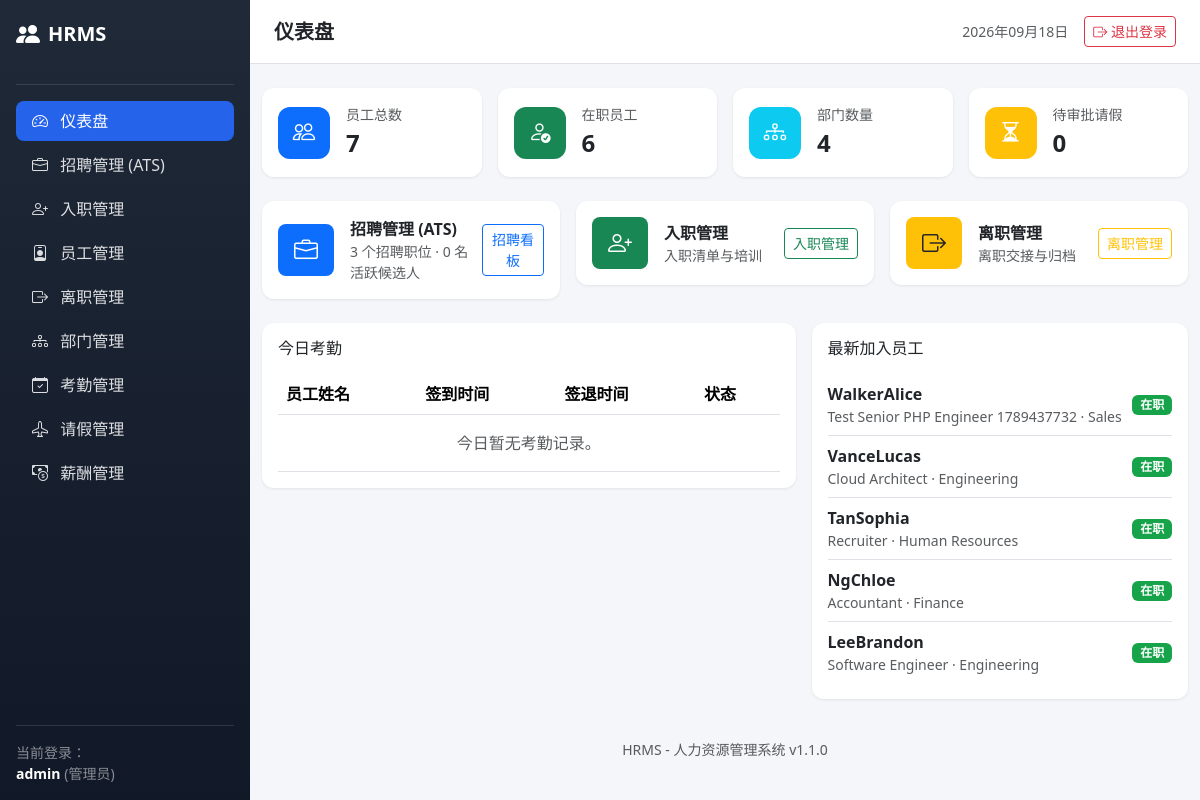
The app's page /public/index.php (signed in), older data.
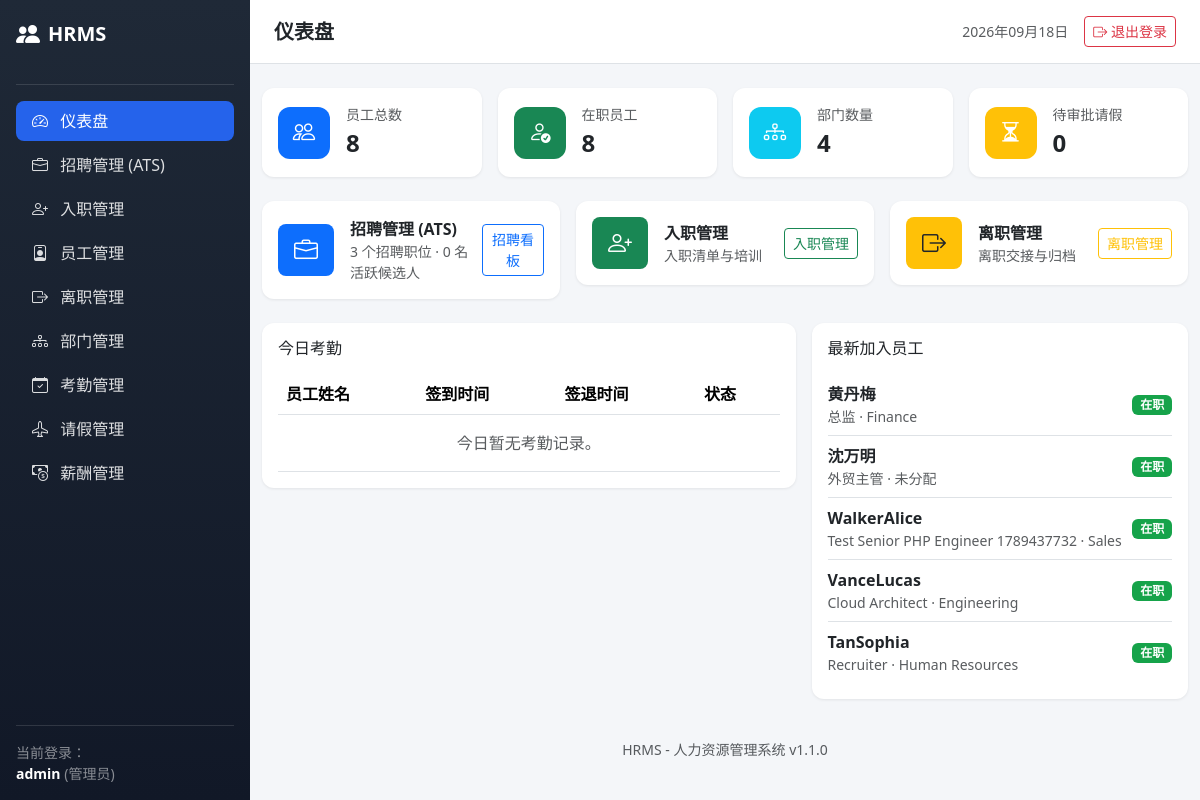
The same page, newer data.
### tables this page shows
CREATE TABLE employees (
    id INTEGER PRIMARY KEY AUTOINCREMENT,
    employee_code TEXT NOT NULL UNIQUE,
    first_name TEXT NOT NULL,
    last_name TEXT NOT NULL,
    email TEXT NOT NULL UNIQUE,
    phone TEXT,
    gender TEXT CHECK (gender IN ('Male', 'Female', 'Other') OR gender IS NULL),
    dob TEXT,
    address TEXT,
    department_id INTEGER,
    designation TEXT,
    hire_date TEXT,
    salary NUMERIC NOT NULL DEFAULT 0,
    status TEXT NOT NULL DEFAULT 'Active' CHECK (status IN ('Active', 'Inactive', 'Terminated')),
    created_at TEXT NOT NULL DEFAULT CURRENT_TIMESTAMP,
    updated_at TEXT NOT NULL DEFAULT CURRENT_TIMESTAMP, id_number TEXT, ethnicity TEXT, household_address TEXT, emergency_contact TEXT, emergency_relation TEXT, emergency_phone TEXT, education TEXT,
    FOREIGN KEY (department_id) REFERENCES departments(id) ON DELETE SET NULL
);

CREATE TABLE departments (
    id INTEGER PRIMARY KEY AUTOINCREMENT,
    name TEXT NOT NULL,
    description TEXT,
    created_at TEXT NOT NULL DEFAULT CURRENT_TIMESTAMP
);

### app/controllers/DashboardController.php (called while the page is built, shortened)
<?php
class DashboardController extends Controller
{
    public function index()
    {
        $employeeModel = $this->model('Employee');
        $departmentModel = $this->model('Department');
        $leaveModel = $this->model('LeaveRequest');
        $attendanceModel = $this->model('Attendance');
        $jobModel = $this->model('JobOpening');
        $candidateModel = $this->model('Candidate');
        $data = [
            'pageTitle'       => '仪表盘',
            'totalEmployees'  => $employeeModel->count(),
            'activeEmployees' => $employeeModel->countActive(),
            'totalDepartments'=> $departmentModel->count(),
            'pendingLeaves'   => $leaveModel->countByStatus('Pending'),
            'openJobs'        => $jobModel->countOpen(),
            'activeCandidates'=> $candidateModel->countActive(),
            'todayAttendance' => $attendanceModel->allWithEmployee(date('Y-m-d')),
            'recentEmployees' => array_slice($employeeModel->allWithDepartment(), 0, 5),
        ];
        $this->render('dashboard/index', $data);
    }
}

### core/Router.php (called while the page is built, shortened)
<?php
class Router
{
    public function dispatch(string $url = '')
    {
        $url = trim($url, '/');
        $url = filter_var($url, FILTER_SANITIZE_URL);
        $segments = $url === '' ? [] : explode('/', $url);
        $action = $segments[1] ?? DEFAULT_ACTION;
        $params = array_slice($segments, 2);
        $controller = new $controllerClass();
        call_user_func_array([$controller, $action], $params);
    }
}

### public/index.php (called while the page is built, shortened)
<?php
require_once __DIR__ . '/../config/config.php';
$router = new Router();
$url = $_GET['url'] ?? '';
$router->dispatch($url);

### core/Model.php (called while the page is built, shortened)
<?php
class Model
{
    protected PDO $db;
    protected string $table = '';
    public function __construct()
    {
        $this->db = Database::getInstance();
    }
    public function count(array $conditions = []): int
    {
        $sql = "SELECT COUNT(*) as cnt FROM {$this->table}";
        $clauses = [];
        foreach ($conditions as $key => $value) {
            $clauses[] = "{$key} = :{$key}";
        }
        if (!empty($clauses)) {
            $sql .= ' WHERE ' . implode(' AND ', $clauses);
        }
        $stmt = $this->db->prepare($sql);
        $stmt->execute($conditions);
        return (int) $stmt->fetch()['cnt'];
    }
    protected function query(string $sql, array $params = [])
    {
        $stmt = $this->db->prepare($sql);
        $stmt->execute($params);
        return $stmt;
    }
}

### config/config.php (called while the page is built, shortened)
<?php
spl_autoload_register(function ($class) {
    $paths = [
        __DIR__ . '/../core/' . $class . '.php',
        __DIR__ . '/../app/controllers/' . $class . '.php',
        __DIR__ . '/../app/models/' . $class . '.php',
    ];
    foreach ($paths as $path) {
        if (file_exists($path)) {
            return;
        }
    }
});

### core/Database.php (called while the page is built, shortened)
<?php
class Database
{
    private static ?PDO $instance = null;
    public static function getInstance(): PDO
    {
        if (self::$instance === null) {
            $databaseExists = file_exists(DB_PATH);
            $dsn = 'sqlite:' . DB_PATH;
            $options = [
                PDO::ATTR_ERRMODE            => PDO::ERRMODE_EXCEPTION,
                PDO::ATTR_DEFAULT_FETCH_MODE => PDO::FETCH_ASSOC,
                PDO::ATTR_EMULATE_PREPARES   => false,
            ];
            try {
                self::$instance = new PDO($dsn, null, null, $options);
                self::$instance->exec('PRAGMA foreign_keys = ON');
                if (!$databaseExists || !self::$instance->query("SELECT 1 FROM sqlite_master WHERE type = 'table' AND name = 'users'")->fetchColumn()) {
                    $schema = file_get_contents(__DIR__ . '/../database/schema.sql');
                    if ($schema === false || self::$instance->exec($schema) === false) {
                        throw new RuntimeException('Unable to initialize the SQLite schema.');
                    }
                } else {
                    self::ensureAdditionalTables(self::$instance);
                }
            } catch (PDOException $e) {
                error_log($e->getMessage());
                die('Database connection failed. Check the application configuration.');
            } catch (RuntimeException $e) {
                error_log($e->getMessage());
                die('Database initialization failed. Check database/schema.sql.');
            }
        }
        return self::$instance;
    }
    private static function ensureAdditionalTables(PDO $pdo): void
    {
        $hasOffboarding = $pdo->query("SELECT 1 FROM sqlite_master WHERE type = 'table' AND name = 'offboarding_employees'")->fetchColumn();
        $hasRecruitment = $pdo->query("SELECT 1 FROM sqlite_master WHERE type = 'table' AND name = 'candidates'")->fetchColumn();
    }
}

### app/models/Employee.php (called while the page is built, shortened)
<?php
class Employee extends Model
{
    public function allWithDepartment()
    {
        $sql = "SELECT e.*, d.name as department_name
                FROM employees e
                LEFT JOIN departments d ON e.department_id = d.id
                WHERE e.status != 'Terminated'
                ORDER BY e.id DESC";
        return $this->query($sql)->fetchAll();
    }
    public function countActive(): int
    {
        return $this->count(['status' => 'Active']);
    }
}

### app/models/LeaveRequest.php (called while the page is built, shortened)
<?php
class LeaveRequest extends Model
{
    public function countByStatus(string $status): int
    {
        return $this->count(['status' => $status]);
    }
}

### app/models/JobOpening.php (called while the page is built, shortened)
<?php
class JobOpening extends Model
{
    public function countOpen(): int
    {
        return $this->count(['status' => 'Open']);
    }
}

### app/models/Candidate.php (called while the page is built, shortened)
<?php
class Candidate extends Model
{
    public function countActive(): int
    {
        $sql = "SELECT COUNT(*) as cnt FROM candidates WHERE stage IN ('Applied', 'Screening', 'Interview', 'Offered')";
        return (int) $this->query($sql)->fetch()['cnt'];
    }
}

### app/models/Attendance.php (called while the page is built, shortened)
<?php
class Attendance extends Model
{
    public function allWithEmployee(string $date = null)
    {
        $sql = "SELECT a.*, e.first_name, e.last_name, e.employee_code
                FROM attendance a
                JOIN employees e ON a.employee_id = e.id";
        $params = [];
        if ($date) {
            $sql .= " WHERE a.attendance_date = :date";
            $params['date'] = $date;
        }
        $sql .= " ORDER BY a.attendance_date DESC, e.first_name ASC";
        return $this->query($sql, $params)->fetchAll();
    }
}

### app/views/dashboard/index.php (the view, shortened to what the rows shown need)
<?php
$statusCn = [
    'Present' => '出勤', 'Absent' => '缺勤', 'Late' => '迟到', 'Half Day' => '半天假', 'Leave' => '请假',
    'Active' => '在职', 'On Leave' => '休假', 'Terminated' => '已离职'
];
?>
<div class="row g-3">
    <div class="col-md-7">
        <div class="card p-3">
            <div class="table-responsive">
                <table class="table table-hover align-middle mb-0">
                    <thead>
                        <tr><th>员工姓名</th><th>签到时间</th><th>签退时间</th><th>状态</th></tr>
                    </thead>
                </table>
            </div>
        </div>
    </div>
    <div class="col-md-5">
        <div class="card p-3">
            <ul class="list-group list-group-flush">
                <?php foreach ($recentEmployees as $e): ?>
                    <li class="list-group-item d-flex justify-content-between align-items-center px-0">
                        <div>
                            <div class="fw-semibold"><?php echo htmlspecialchars($e['last_name'] . $e['first_name']); ?></div>
                            <div class="text-muted small"><?php echo htmlspecialchars($e['designation'] ?? ''); ?> · <?php echo htmlspecialchars($e['department_name'] ?? '未分配'); ?></div>
                        </div>
                        <span class="badge badge-status-<?php echo $e['status']; ?>"><?php echo $statusCn[$e['status']] ?? $e['status']; ?></span>
                    </li>
                <?php endforeach; ?>
            </ul>
        </div>
    </div>
</div>

Row changes from the older to the newer data that the page shows:
no longer on this page (row unchanged): employees: last_name+first_name "NgChloe", designation "Accountant", department.name "Finance", status "在职"
no longer on this page (row unchanged): employees: last_name+first_name "LeeBrandon", designation "Software Engineer", department.name "Engineering", status "在职"
added employees: last_name+first_name "黄丹梅", designation "总监", department.name "Finance", status "在职"
added employees: last_name+first_name "沈万明", designation "外贸主管", department_name "未分配", status "在职"
Text that changed along with them:
$totalEmployees: "7" → "8"
$activeEmployees: "6" → "8"
